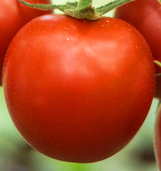
#> input picture LyndaOpenCv Exercises and Assignments/Chap4/template1.jpg, 161 x 171 px
$ python TemplateMAtching.py
#> lines starting #> are read from the running program, lines starting #| are printed output that depends on the picture; after the words box and inside, x2 and y2 are one past the last pixel; in counts of white or black regions, pixels touching at a corner belong together; long printed decimals are rounded
import numpy as np
from cv2 import cv2

#For template Matching use grayscale images
template =cv2.resize (cv2.imread("template1.jpg",0),(0,0),fx=0.6,fy=0.6)
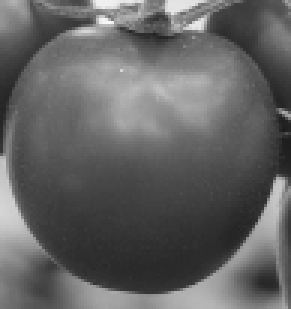
#> template: shape (103, 97) (shown 3 times larger); min 28, max 248, mean 99
frame = cv2.resize(cv2.imread("tomato2.jpg",0),(0,0),fx=0.7,fy=0.7)
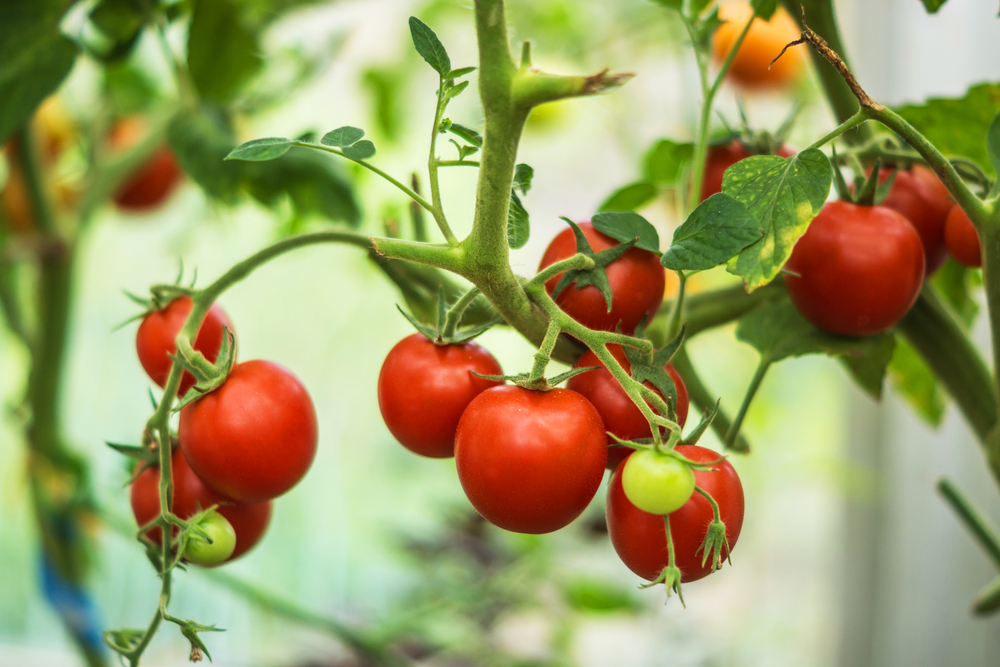
#> input picture LyndaOpenCv Exercises and Assignments/Chap4/tomato2.jpg, 1000 x 667 px
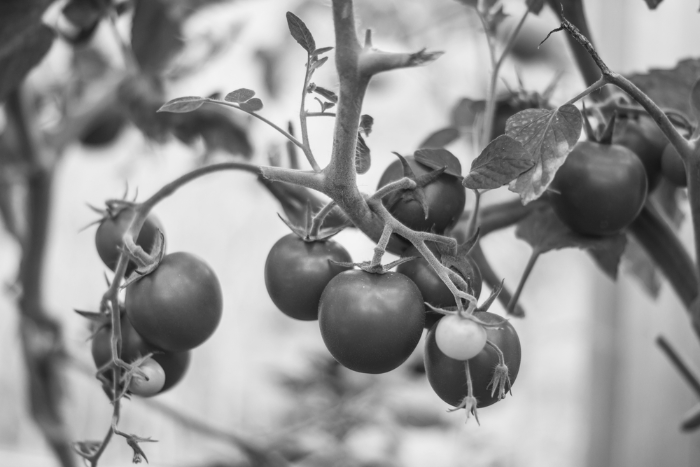
#> frame: shape (467, 700); min 20, max 247, mean 148.2

cv2.imshow("Template",template)
cv2.imshow("Frame",frame)

#Template Matching
result = cv2.matchTemplate(frame,template,cv2.TM_CCOEFF_NORMED)
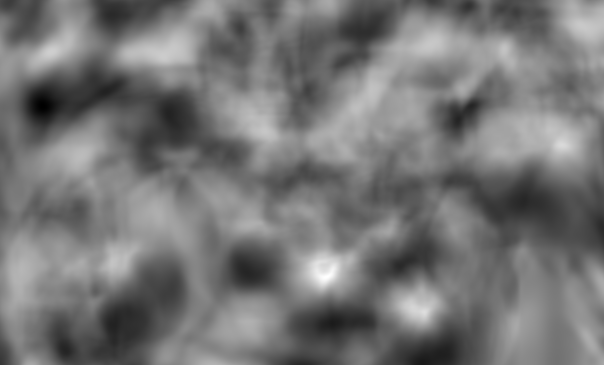
#> result: shape (365, 604) float32; min -0.533, max 0.638, mean 0.00788; drawn with min black and max white

#Draw circle at matched location
min_val, max_val, min_loc, max_loc = cv2.minMaxLoc(result)
#> min_val = -0.533; max_val = 0.638; min_loc = (43, 106); max_loc = (327, 276)
print("Max value {}, Max loc {}".format(max_val,max_loc))
#| Max value 0.6384, Max loc (327, 276)
cv2.circle(result,max_loc,40,255,2) #not as grayscale is 1 cahnnel so we dont need 3 channed colour
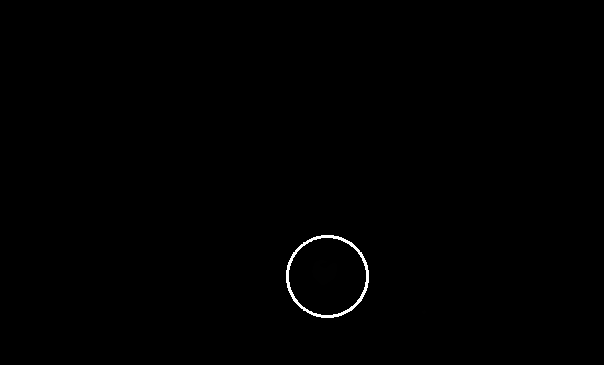
#> result: shape (365, 604) float32; 0.35% of pixels changed, all inside (x1, y1, x2, y2) = (286, 235, 369, 318); drawn with min black and max white
cv2.imshow("Template Matched",result)
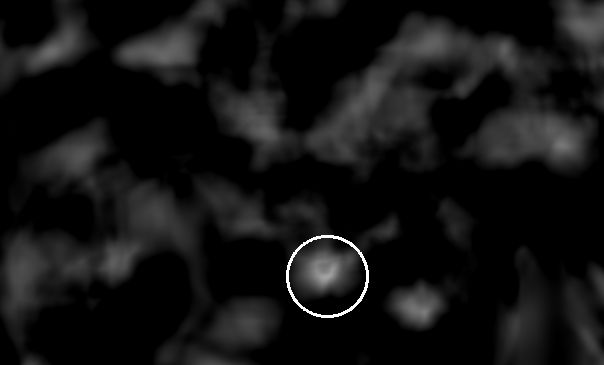
#> window 'Template Matched': shape (365, 604); min 0, max 255, mean 19

cv2.waitKey(0)
cv2.destroyAllWindows()
